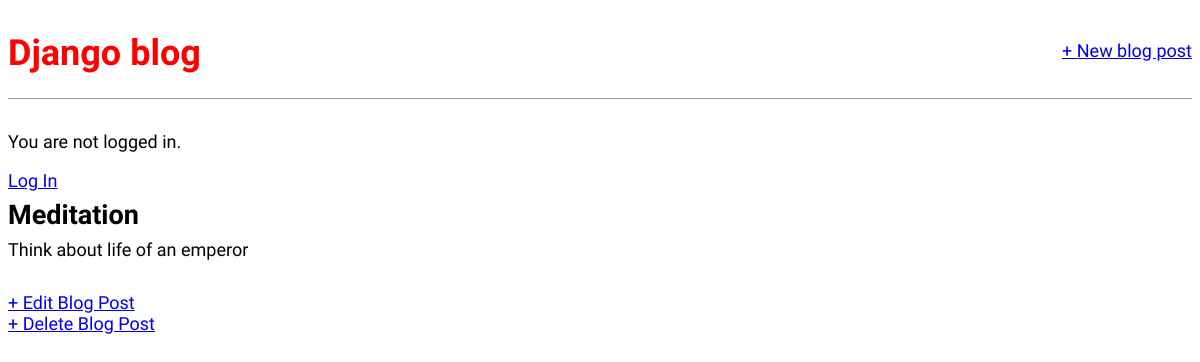
/post/1/, run on an earlier commit of the app's database.
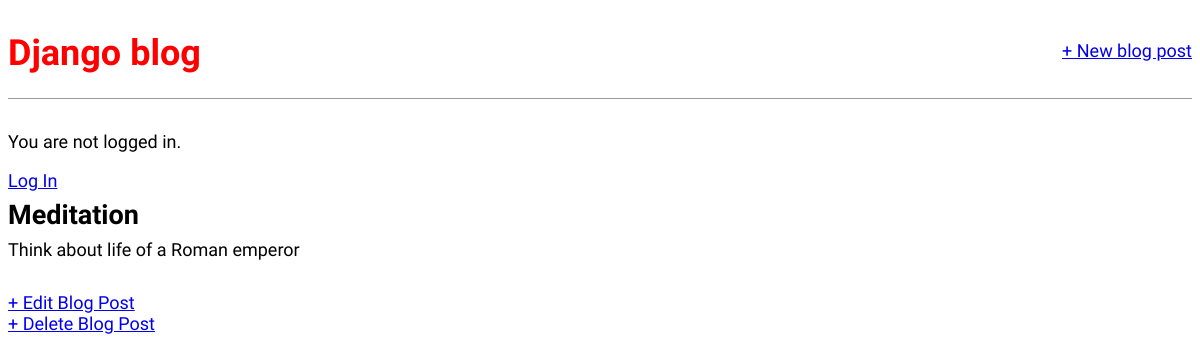
And on a later commit of the database.
### blog/models.py (models this page shows, shortened)
class Post(models.Model):
	title = models.CharField(max_length=200)
	author = models.ForeignKey(
		'auth.User',
		on_delete=models.CASCADE,
	)
	body = models.TextField()

### blog/views.py (the view)
# urls.py: path('post/<int:pk>/', BlogDetailView.as_view(), name='post_detail'),
class BlogDetailView(DetailView):
    model = Post
    template_name = 'post_detail.html'

### templates/post_detail.html
{% extends 'base.html' %}
{% block content %}
  <div class="post-entry">
    <h2>{{ post.title }}</h2>
    <p>{{ post.body }}</p>
  </div>
  <a href="{% url 'post_edit' post.pk %}">+ Edit Blog Post</a>
  <br>
  <a href="{% url 'post_delete' post.pk %}">+ Delete Blog Post</a>
{% endblock content %}

What changed in the data, as far as the page shows it:
changed Post "Meditation": body "Think about life of an emperor" → "Think about life of a Roman emperor"
